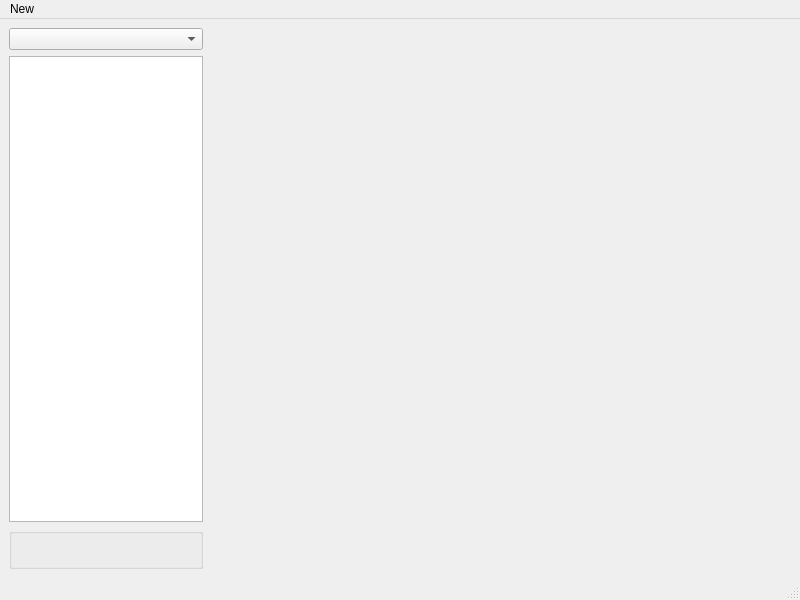
<?xml version="1.0" encoding="UTF-8"?>
<ui version="4.0">
 <class>MainWindow</class>
 <widget class="QMainWindow" name="MainWindow">
  <property name="geometry">
   <rect>
    <x>0</x>
    <y>0</y>
    <width>800</width>
    <height>600</height>
   </rect>
  </property>
  <property name="windowTitle">
   <string>MainWindow</string>
  </property>
  <widget class="QWidget" name="centralwidget">
   <layout class="QHBoxLayout" name="horizontalLayout" stretch="1,3">
    <item>
     <layout class="QVBoxLayout" name="verticalLayout">
      <item>
       <widget class="QComboBox" name="kitSelect"/>
      </item>
      <item>
       <widget class="QListWidget" name="componentList"/>
      </item>
      <item>
       <widget class="QGroupBox" name="groupBox">
        <property name="title">
         <string/>
        </property>
        <layout class="QGridLayout" name="gridLayout">
         <item row="0" column="0">
          <widget class="QLabel" name="componentImage">
           <property name="text">
            <string/>
           </property>
          </widget>
         </item>
        </layout>
       </widget>
      </item>
     </layout>
    </item>
    <item>
     <widget class="IndoorMapRenderer" name="mapRenderer" native="true"/>
    </item>
   </layout>
  </widget>
  <widget class="QMenuBar" name="menubar">
   <property name="geometry">
    <rect>
     <x>0</x>
     <y>0</y>
     <width>800</width>
     <height>21</height>
    </rect>
   </property>
   <widget class="QMenu" name="menuNew">
    <property name="title">
     <string>New</string>
    </property>
    <addaction name="actionNew"/>
    <addaction name="actionOpen"/>
    <addaction name="actionSave"/>
    <addaction name="actionSave_As"/>
    <addaction name="separator"/>
    <addaction name="actionBuild"/>
    <addaction name="separator"/>
    <addaction name="actionExit"/>
   </widget>
   <addaction name="menuNew"/>
  </widget>
  <widget class="QStatusBar" name="statusbar"/>
  <action name="actionOpen">
   <property name="text">
    <string>Open</string>
   </property>
  </action>
  <action name="actionSave">
   <property name="text">
    <string>Save</string>
   </property>
  </action>
  <action name="actionSave_As">
   <property name="text">
    <string>Save As</string>
   </property>
  </action>
  <action name="actionNew">
   <property name="text">
    <string>File</string>
   </property>
  </action>
  <action name="actionExit">
   <property name="text">
    <string>Exit</string>
   </property>
  </action>
  <action name="actionBuild">
   <property name="text">
    <string>Build</string>
   </property>
  </action>
 </widget>
 <customwidgets>
  <customwidget>
   <class>IndoorMapRenderer</class>
   <extends>QWidget</extends>
   <header location="global">toolset.tools.indoormap.map_editor</header>
   <container>1</container>
  </customwidget>
 </customwidgets>
 <resources/>
 <connections/>
</ui>
